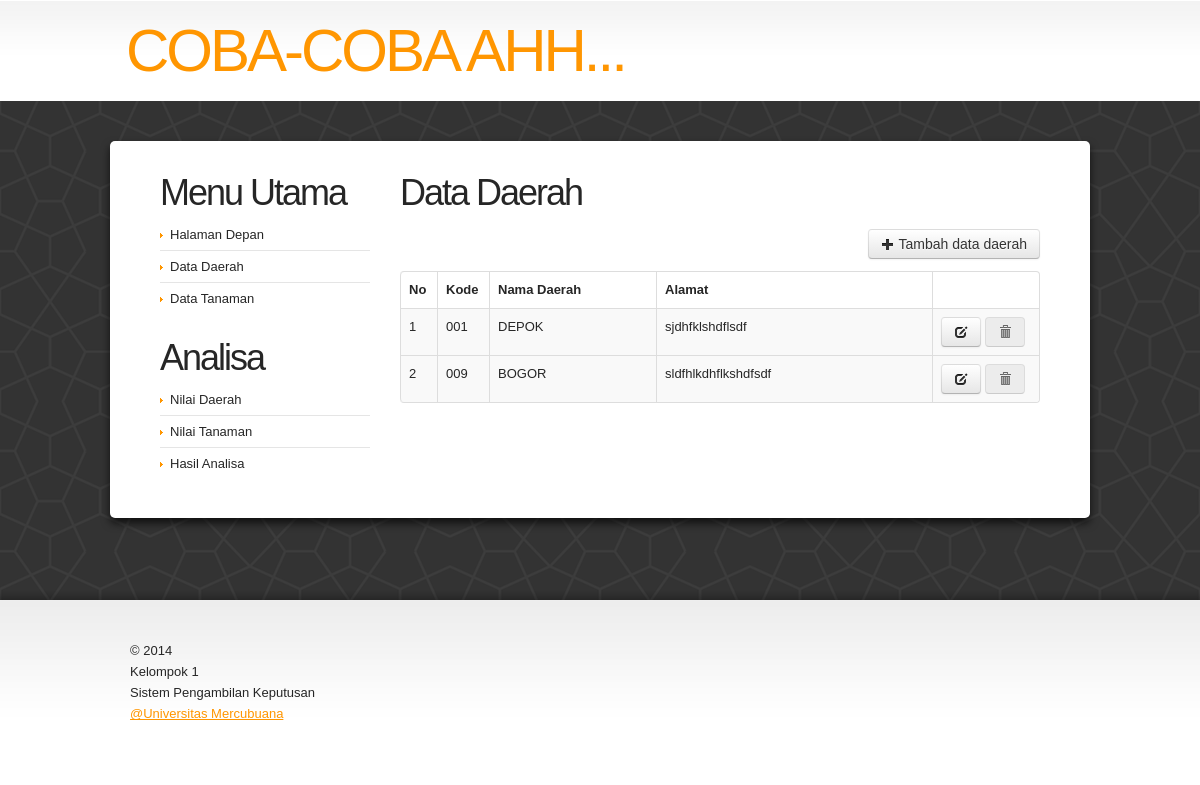
/?hal=data_daerah, run on the app's committed database.
### tables this page shows
CREATE TABLE IF NOT EXISTS `m_daerah` (
  `kode` varchar(5) NOT NULL,
  `nama` varchar(55) DEFAULT NULL,
  `alamat` text
);

### content.php (the view)
<?php
	if ($_GET['hal'] == "data_daerah") {
?>
	<h3 class="p2">Data Daerah</h3>
	<a href="?hal=crud_daerah" class="btn blue" style="float:right"> <i class="icon-plus"></i>
		Tambah data daerah
	</a>
	<br />
	<br />
	<table class="table table-striped table-hover table-bordered">
		<thead>
			<tr>
				<th width="20">No</th>
				<th width="35">Kode</th>
				<th width="150">Nama Daerah</th>
				<th>Alamat</th>
				<th width="90" align="right">&nbsp;</th>
			</tr>
		</thead>
		<?php
			$x = mysql_query("select * from m_daerah") or die (mysql_error());
			$no = 0;
			while ($ax=mysql_fetch_array($x)) {
			$no++;
		?>
		<tbody>
			<tr>
				<td valign="top"><?php echo $no; ?></td>
				<td valign="top"><?php echo $ax['kode']; ?></td>
				<td valign="top"><?php echo $ax['nama']; ?></td>
				<td valign="top"><?php echo $ax['alamat']; ?></td>
				<td align="center" valign="top">
					<a href="?hal=crud_daerah&amp;id=<?php echo $ax['kode']; ?>&amp;action=edit" class="btn"> <i class="icon-edit"></i>
					</a>
					<a href="#" onclick="DeleteConfirm('?hal=crud_daerah&amp;id=<?php echo $ax['kode']; ?>&amp;action=delete');return(false);" class="btn disabled">
						<i class="icon-trash"></i>
					</a>
				</td>
			</tr>
		</tbody>
		<?php } ?>
	</table>
<?php
	} else if ($_GET['hal'] == "data_tanaman") {
?>
	<h3 class="p2">Data Tanaman</h3>
	<a href="?hal=crud_tanaman" class="btn blue" style="float:right"> <i class="icon-plus"></i>
		Tambah data Tanaman
	</a>
	<br />
	<br />
	<table class="table table-striped table-hover table-bordered">
		<thead>
			<tr>
				<th width="40">No</th>
				<th width="160">Kode</th>
				<th>Nama Tanaman</th>
				<th>Jenis</th>
				<th width="90" align="right">&nbsp;</th>
			</tr>
		</thead>
		<?php
			$x = mysql_query("select * from m_tanaman") or die (mysql_error());
			$no = 0;
			while ($ax=mysql_fetch_array($x)) {
			$no++;
		?>
		<tbody>
			<tr>
				<td valign="top"><?php echo $no; ?></td>
				<td valign="top"><?php echo $ax['kode']; ?></td>
				<td valign="top"><?php echo $ax['nama']; ?></td>
				<td valign="top"><?php echo $ax['jenis']; ?></td>
				<td align="center" valign="top">
					<a href="?hal=crud_tanaman&amp;id=<?php echo $ax['kode']; ?>&amp;action=edit" class="btn"> <i class="icon-edit"></i>
					</a>
					<a href="#" onclick="DeleteConfirm('?hal=crud_tanaman&amp;id=<?php echo $ax['kode']; ?>&amp;action=delete');return(false);" class="btn disabled">
						<i class="icon-trash"></i>
					</a>
				</td>
			</tr>
		</tbody>
		<?php } ?>
	</table>
<?php } else if ($_GET['hal'] == "data_kriteria") {  ?>
	<h3 class="p2">Data Kriteria</h3>
	<a href="?hal=update_alternatif" class="btn blue" style="float:right"> <i class="icon-plus"></i>
		Tambah data kriteria
	</a>
	<br />
	<br />
	<table class="table table-striped table-hover table-bordered">
		<thead>
			<tr>
				<th width="40">No</th>
				<th width="160">Kode</th>
				<th>Nama Kriteria</th>
				<th width="90" align="right">&nbsp;</th>
			</tr>
		</thead>
		<tbody>
			<tr>
				<td valign="top">1</td>
				<td valign="top">A01</td>
				<td valign="top">Hendry Sudjana</td>
				<td align="center" valign="top">
					<a href="?hal=update_alternatif&amp;id=1&amp;action=edit" class="btn"> <i class="icon-edit"></i>
					</a>
					<a href="#" onclick="DeleteConfirm('?hal=update_alternatif&amp;id=1&amp;action=delete');return(false);" class="btn disabled">
						<i class="icon-trash"></i>
					</a>
				</td>
			</tr>
		</tbody>
	</table>
<?php } else if ($_GET['hal'] == "home") {  ?>
	<h3 class="p2">Sekilas Tentang Aplikasi</h3>
	<div class="extra-wrap">
		<h6 class="prev-indent-bot">
			Test Aplikasi
		</h6>
	</div>
	<p>Penjelasan aplikasi ini</p>
<?php } ?>

### data on the page
m_daerah: kode "001", nama "DEPOK", alamat "sjdhfklshdflsdf"
m_daerah: kode "009", nama "BOGOR", alamat "sldfhlkdhflkshdfsdf"
